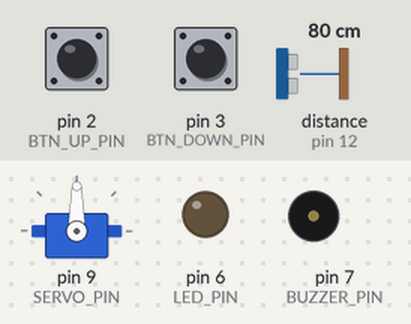
A sketch run on a simulated Arduino Uno, built with avr-gcc and run on an emulated ATmega328P. On the bench: servo, output pins drawn as LEDs (lit = HIGH), buzzer (waves = sounding, pin HIGH). Wiring (inferred from the names in the program): ultrasonic range finder: trigger pin 10; echo pin 12. Inputs (shaded band) come from the test bench; at power-on: distance to the obstacle (sensor on pin 12) 80 cm, pin 3 (BTN_DOWN_PIN) LOW, pin 2 (BTN_UP_PIN) LOW. The echo pulse lasts 58.3 µs per cm; pins used as bus, display or sensor lines are not drawn.

Above: at 1.2 s.
1.3 s: distance to the obstacle (sensor on pin 12) set to 26 cm
2.8 s: distance to the obstacle (sensor on pin 12) set to 21 cm
At 3.4 s:
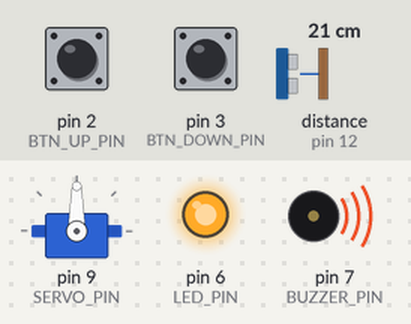
5.8 s: pin 3 (BTN_DOWN_PIN) pulled HIGH for 0.15 s
At 6.7 s:
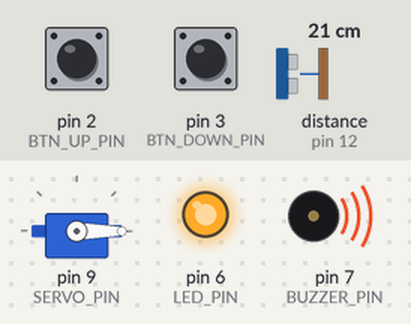
8.9 s: distance to the obstacle (sensor on pin 12) set to 35 cm
At 9.8 s:
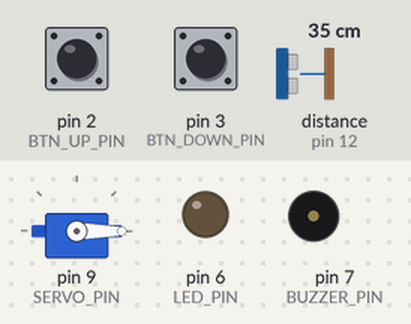
10.7 s: distance to the obstacle (sensor on pin 12) set to 2 cm
At 11.0 s:
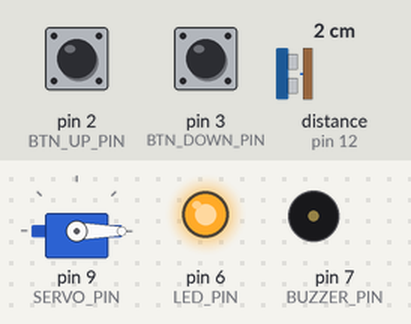
13.7 s: distance to the obstacle (sensor on pin 12) set to 60 cm
At 14.0 s:
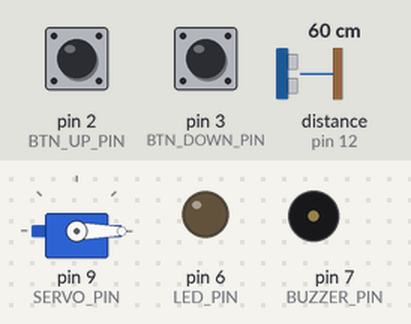
Timing chart, 0 to 16.2 s (numbered marks = the images above; inputs shaded):
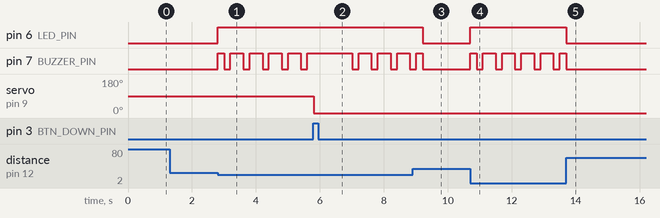

Measured:
- the behaviour switches between 25 and 24 cm on distance to the obstacle (sensor on pin 12) (found by bisection; images 0 and 1)
- after the input at 1.3 s, every drawn part: stays the same
- after the input at 2.8 s, pin 6 (LED_PIN): LOW → HIGH at once; pin 7 (BUZZER_PIN): LOW → HIGH at once, then repeats every 0.60 s: LOW 0.20 s, HIGH 0.40 s
- after the input at 5.8 s, servo on pin 9 (SERVO_PIN): 90° → 0° at once
- after the input at 8.9 s, pin 6 (LED_PIN): HIGH → LOW after 0.32 s
- after the input at 10.7 s, pin 6 (LED_PIN): LOW → HIGH at once; pin 7 (BUZZER_PIN): LOW → HIGH at once, then repeats every 0.60 s: LOW 0.20 s, HIGH 0.40 s
- after the input at 13.7 s, pin 6 (LED_PIN): HIGH → LOW at once

The sketch:

smart_wheelchair.ino
```cpp
// Smart Elevating Wheelchair - Arduino Uno
//
// C++ version of the Tinkercad block program (docs/images/tinkercad-blocks.jpg).
// It does exactly what the blocks do:
//
//   Button on D2 pressed  -> servo on D9 turns to 90 deg (seat up), wait 1 s
//   Button on D3 pressed  -> servo on D9 turns to 0 deg  (seat down), wait 1 s
//   Ultrasonic (trig D10, echo D12) sees something closer than 25 cm
//                          -> D6 on, D7 beeps (on 200 ms, off 200 ms, on 200 ms)
//   Otherwise              -> D6 and D7 off
//
// The servo turns a Lego gear that drives the scissor lift under the seat.
// The ultrasonic sensor faces backwards, to warn about obstacles behind the
// wheelchair while the seat is raised.
//
// Wiring: both buttons use pull-down resistors, so a press reads HIGH.

#include <Servo.h>

// Pins (same as the Tinkercad circuit)
const int BTN_UP_PIN   = 2;    // raise the seat
const int BTN_DOWN_PIN = 3;    // lower the seat
const int LED_PIN      = 6;    // stays on while an obstacle is close
const int BUZZER_PIN   = 7;    // beeps while an obstacle is close
const int SERVO_PIN    = 9;
const int TRIG_PIN     = 10;
const int ECHO_PIN     = 12;

// Settings
const int  SEAT_UP_DEG   = 90;
const int  SEAT_DOWN_DEG = 0;
const long WARN_CM       = 25;   // the "software filter": only react to obstacles closer than this

Servo seatServo;

// Distance in cm from the HC-SR04, or -1 if no echo came back.
long readDistanceCm() {
  digitalWrite(TRIG_PIN, LOW);
  delayMicroseconds(2);
  digitalWrite(TRIG_PIN, HIGH);
  delayMicroseconds(10);
  digitalWrite(TRIG_PIN, LOW);
  long us = pulseIn(ECHO_PIN, HIGH, 30000);   // time out after 30 ms (about 5 m)
  if (us == 0) return -1;
  return us * 0.01723;                        // same conversion Tinkercad uses
}

void setup() {
  pinMode(BTN_UP_PIN, INPUT);
  pinMode(BTN_DOWN_PIN, INPUT);
  pinMode(LED_PIN, OUTPUT);
  pinMode(BUZZER_PIN, OUTPUT);
  pinMode(TRIG_PIN, OUTPUT);
  pinMode(ECHO_PIN, INPUT);
  seatServo.attach(SERVO_PIN);

  // "on start" blocks: warning off
  digitalWrite(LED_PIN, LOW);
  digitalWrite(BUZZER_PIN, LOW);
}

void loop() {
  // Seat up
  if (digitalRead(BTN_UP_PIN) == HIGH) {
    seatServo.write(SEAT_UP_DEG);
    delay(1000);
  }

  // Seat down
  if (digitalRead(BTN_DOWN_PIN) == HIGH) {
    seatServo.write(SEAT_DOWN_DEG);
    delay(1000);
  }

  // Obstacle warning
  long cm = readDistanceCm();
  if (cm >= 0 && cm < WARN_CM) {
    digitalWrite(LED_PIN, HIGH);
    digitalWrite(BUZZER_PIN, HIGH);
    delay(200);
    digitalWrite(BUZZER_PIN, LOW);
    delay(200);
    digitalWrite(BUZZER_PIN, HIGH);
    delay(200);
  } else {
    digitalWrite(LED_PIN, LOW);
    digitalWrite(BUZZER_PIN, LOW);
  }
}
```
